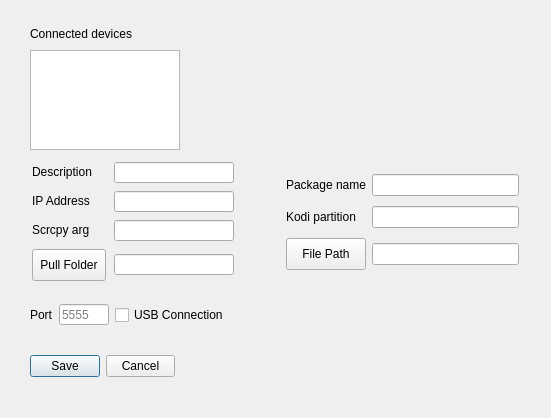
<?xml version="1.0" encoding="UTF-8"?>
<ui version="4.0">
 <class>preferencesDialog</class>
 <widget class="QDialog" name="preferencesDialog">
  <property name="geometry">
   <rect>
    <x>0</x>
    <y>0</y>
    <width>551</width>
    <height>418</height>
   </rect>
  </property>
  <property name="windowTitle">
   <string>Device Record</string>
  </property>
  <property name="toolTip">
   <string>Choose Kodi's operating system</string>
  </property>
  <property name="layoutDirection">
   <enum>Qt::LeftToRight</enum>
  </property>
  <widget class="QGroupBox" name="mediaBox">
   <property name="geometry">
    <rect>
     <x>30</x>
     <y>600</y>
     <width>120</width>
     <height>111</height>
    </rect>
   </property>
   <property name="title">
    <string>Media Center</string>
   </property>
   <widget class="QRadioButton" name="kodiButton">
    <property name="geometry">
     <rect>
      <x>10</x>
      <y>30</y>
      <width>53</width>
      <height>20</height>
     </rect>
    </property>
    <property name="toolTip">
     <string>&lt;html&gt;&lt;head/&gt;&lt;body&gt;&lt;p&gt;Kodi media center&lt;/p&gt;&lt;/body&gt;&lt;/html&gt;</string>
    </property>
    <property name="text">
     <string>Kodi</string>
    </property>
    <property name="checked">
     <bool>true</bool>
    </property>
   </widget>
   <widget class="QRadioButton" name="spmcButton">
    <property name="geometry">
     <rect>
      <x>10</x>
      <y>49</y>
      <width>62</width>
      <height>20</height>
     </rect>
    </property>
    <property name="toolTip">
     <string>&lt;html&gt;&lt;head/&gt;&lt;body&gt;&lt;p&gt;SPMC media center&lt;/p&gt;&lt;/body&gt;&lt;/html&gt;</string>
    </property>
    <property name="text">
     <string>SPMC</string>
    </property>
   </widget>
   <widget class="QRadioButton" name="otherButton">
    <property name="geometry">
     <rect>
      <x>10</x>
      <y>68</y>
      <width>60</width>
      <height>20</height>
     </rect>
    </property>
    <property name="toolTip">
     <string>&lt;html&gt;&lt;head/&gt;&lt;body&gt;&lt;p&gt;Fill in file path and package name&lt;/p&gt;&lt;/body&gt;&lt;/html&gt;</string>
    </property>
    <property name="text">
     <string>Other</string>
    </property>
   </widget>
  </widget>
  <widget class="QCheckBox" name="scoped">
   <property name="enabled">
    <bool>true</bool>
   </property>
   <property name="geometry">
    <rect>
     <x>170</x>
     <y>610</y>
     <width>97</width>
     <height>20</height>
    </rect>
   </property>
   <property name="toolTip">
    <string>&lt;html&gt;&lt;head/&gt;&lt;body&gt;&lt;p&gt;Android 11 and later typically use scoped storage. Check this to override scoped storage if your Android 11 (or greater)device does not implement it.&lt;/p&gt;&lt;/body&gt;&lt;/html&gt;</string>
   </property>
   <property name="text">
    <string>SS Override</string>
   </property>
  </widget>
  <widget class="QLabel" name="versionLabel">
   <property name="geometry">
    <rect>
     <x>180</x>
     <y>690</y>
     <width>142</width>
     <height>20</height>
    </rect>
   </property>
   <property name="text">
    <string>adblink version: 9999</string>
   </property>
  </widget>
  <widget class="QCheckBox" name="wsa">
   <property name="enabled">
    <bool>true</bool>
   </property>
   <property name="geometry">
    <rect>
     <x>190</x>
     <y>640</y>
     <width>56</width>
     <height>24</height>
    </rect>
   </property>
   <property name="toolTip">
    <string>&lt;html&gt;&lt;head/&gt;&lt;body&gt;&lt;p&gt;Windows Subsystem for Android: changes IP to 127.0.0.1 and port to &lt;span style=&quot; color:#008000;&quot;&gt;58526&lt;/span&gt;&lt;/p&gt;&lt;/body&gt;&lt;/html&gt;</string>
   </property>
   <property name="text">
    <string>WSA</string>
   </property>
  </widget>
  <widget class="QWidget" name="preferencesdialog_layoutWidget">
   <property name="geometry">
    <rect>
     <x>30</x>
     <y>350</y>
     <width>145</width>
     <height>32</height>
    </rect>
   </property>
   <layout class="QHBoxLayout" name="horizontalLayout_11">
    <item>
     <widget class="QPushButton" name="saveButton">
      <property name="toolTip">
       <string>&lt;html&gt;&lt;head/&gt;&lt;body&gt;&lt;p&gt;Save data to database&lt;/p&gt;&lt;/body&gt;&lt;/html&gt;</string>
      </property>
      <property name="text">
       <string>Save</string>
      </property>
     </widget>
    </item>
    <item>
     <widget class="QPushButton" name="cancelButton">
      <property name="toolTip">
       <string>&lt;html&gt;&lt;head/&gt;&lt;body&gt;&lt;p&gt;Close rhis dialog&lt;/p&gt;&lt;/body&gt;&lt;/html&gt;</string>
      </property>
      <property name="text">
       <string>Cancel</string>
      </property>
     </widget>
    </item>
   </layout>
  </widget>
  <widget class="QWidget" name="preferencesdialog_layoutWidget_6">
   <property name="geometry">
    <rect>
     <x>286</x>
     <y>164</y>
     <width>233</width>
     <height>117</height>
    </rect>
   </property>
   <layout class="QGridLayout" name="gridLayout">
    <property name="horizontalSpacing">
     <number>5</number>
    </property>
    <property name="verticalSpacing">
     <number>0</number>
    </property>
    <item row="0" column="1">
     <widget class="QLineEdit" name="packagename">
      <property name="toolTip">
       <string>&lt;html&gt;&lt;head/&gt;&lt;body&gt;&lt;p&gt;Package name for your Media Center  software&lt;/p&gt;&lt;/body&gt;&lt;/html&gt;</string>
      </property>
     </widget>
    </item>
    <item row="1" column="1">
     <widget class="QLineEdit" name="data_root"/>
    </item>
    <item row="0" column="0">
     <widget class="QLabel" name="kodi2">
      <property name="text">
       <string>Package name</string>
      </property>
     </widget>
    </item>
    <item row="1" column="0">
     <widget class="QLabel" name="kodi3">
      <property name="text">
       <string>Kodi partition</string>
      </property>
     </widget>
    </item>
    <item row="2" column="1">
     <widget class="QLineEdit" name="filepath">
      <property name="toolTip">
       <string>&lt;html&gt;&lt;head/&gt;&lt;body&gt;&lt;p&gt;Enter the file path for your Media Center.  This is combined with Package Name, e.g.  org.xbmc.kodi/files/.kodi&lt;/p&gt;&lt;/body&gt;&lt;/html&gt;</string>
      </property>
     </widget>
    </item>
    <item row="2" column="0">
     <widget class="QPushButton" name="filepathButton">
      <property name="sizePolicy">
       <sizepolicy hsizetype="Fixed" vsizetype="Fixed">
        <horstretch>0</horstretch>
        <verstretch>0</verstretch>
       </sizepolicy>
      </property>
      <property name="minimumSize">
       <size>
        <width>80</width>
        <height>32</height>
       </size>
      </property>
      <property name="maximumSize">
       <size>
        <width>80</width>
        <height>32</height>
       </size>
      </property>
      <property name="text">
       <string>File Path</string>
      </property>
     </widget>
    </item>
   </layout>
  </widget>
  <widget class="QComboBox" name="ostypeBox">
   <property name="geometry">
    <rect>
     <x>50</x>
     <y>510</y>
     <width>100</width>
     <height>20</height>
    </rect>
   </property>
   <property name="sizePolicy">
    <sizepolicy hsizetype="Expanding" vsizetype="Fixed">
     <horstretch>0</horstretch>
     <verstretch>0</verstretch>
    </sizepolicy>
   </property>
   <property name="minimumSize">
    <size>
     <width>100</width>
     <height>20</height>
    </size>
   </property>
   <property name="maximumSize">
    <size>
     <width>100</width>
     <height>20</height>
    </size>
   </property>
   <property name="toolTip">
    <string extracomment="Choose Kodi's operating system"/>
   </property>
   <item>
    <property name="text">
     <string>Android</string>
    </property>
   </item>
   <item>
    <property name="text">
     <string>Windows</string>
    </property>
   </item>
   <item>
    <property name="text">
     <string>macOS</string>
    </property>
   </item>
   <item>
    <property name="text">
     <string>Linux</string>
    </property>
   </item>
  </widget>
  <widget class="QListWidget" name="listkodirootBox">
   <property name="geometry">
    <rect>
     <x>350</x>
     <y>610</y>
     <width>150</width>
     <height>100</height>
    </rect>
   </property>
   <property name="sizePolicy">
    <sizepolicy hsizetype="Fixed" vsizetype="Fixed">
     <horstretch>0</horstretch>
     <verstretch>0</verstretch>
    </sizepolicy>
   </property>
   <property name="minimumSize">
    <size>
     <width>150</width>
     <height>100</height>
    </size>
   </property>
   <property name="maximumSize">
    <size>
     <width>150</width>
     <height>100</height>
    </size>
   </property>
  </widget>
  <widget class="QLabel" name="label_5">
   <property name="geometry">
    <rect>
     <x>30</x>
     <y>26</y>
     <width>115</width>
     <height>16</height>
    </rect>
   </property>
   <property name="text">
    <string>Connected devices</string>
   </property>
  </widget>
  <widget class="QListWidget" name="listDevicesp">
   <property name="geometry">
    <rect>
     <x>30</x>
     <y>50</y>
     <width>150</width>
     <height>100</height>
    </rect>
   </property>
   <property name="minimumSize">
    <size>
     <width>150</width>
     <height>100</height>
    </size>
   </property>
   <property name="maximumSize">
    <size>
     <width>150</width>
     <height>100</height>
    </size>
   </property>
   <property name="toolTip">
    <string>&lt;html&gt;&lt;head/&gt;&lt;body&gt;&lt;p&gt;Double-click to copy value to address field&lt;/p&gt;&lt;/body&gt;&lt;/html&gt;</string>
   </property>
  </widget>
  <widget class="QCheckBox" name="disableroot">
   <property name="enabled">
    <bool>true</bool>
   </property>
   <property name="geometry">
    <rect>
     <x>20</x>
     <y>550</y>
     <width>97</width>
     <height>20</height>
    </rect>
   </property>
   <property name="toolTip">
    <string>&lt;html&gt;&lt;head/&gt;&lt;body&gt;&lt;p&gt;Disable root for misbehaving su installations&lt;/p&gt;&lt;/body&gt;&lt;/html&gt;</string>
   </property>
   <property name="text">
    <string>Disable root</string>
   </property>
  </widget>
  <widget class="QWidget" name="layoutWidget">
   <property name="geometry">
    <rect>
     <x>30</x>
     <y>300</y>
     <width>221</width>
     <height>30</height>
    </rect>
   </property>
   <layout class="QHBoxLayout" name="horizontalLayout">
    <item>
     <layout class="QHBoxLayout" name="horizontalLayout_3">
      <item>
       <widget class="QLabel" name="label_6">
        <property name="sizePolicy">
         <sizepolicy hsizetype="Fixed" vsizetype="Preferred">
          <horstretch>0</horstretch>
          <verstretch>0</verstretch>
         </sizepolicy>
        </property>
        <property name="text">
         <string>Port</string>
        </property>
       </widget>
      </item>
      <item>
       <widget class="QLineEdit" name="port">
        <property name="sizePolicy">
         <sizepolicy hsizetype="Fixed" vsizetype="Fixed">
          <horstretch>0</horstretch>
          <verstretch>0</verstretch>
         </sizepolicy>
        </property>
        <property name="minimumSize">
         <size>
          <width>50</width>
          <height>21</height>
         </size>
        </property>
        <property name="maximumSize">
         <size>
          <width>50</width>
          <height>21</height>
         </size>
        </property>
        <property name="toolTip">
         <string>&lt;html&gt;&lt;head/&gt;&lt;body&gt;&lt;p&gt;Port for IP connections. Defaults to 5555&lt;/p&gt;&lt;/body&gt;&lt;/html&gt;</string>
        </property>
        <property name="placeholderText">
         <string>5555</string>
        </property>
       </widget>
      </item>
     </layout>
    </item>
    <item>
     <widget class="QCheckBox" name="isusb">
      <property name="enabled">
       <bool>true</bool>
      </property>
      <property name="toolTip">
       <string>&lt;html&gt;&lt;head/&gt;&lt;body&gt;&lt;p&gt;Check this box for USB connections&lt;/p&gt;&lt;/body&gt;&lt;/html&gt;</string>
      </property>
      <property name="text">
       <string>USB Connection</string>
      </property>
     </widget>
    </item>
   </layout>
  </widget>
  <widget class="QWidget" name="layoutWidget">
   <property name="geometry">
    <rect>
     <x>30</x>
     <y>160</y>
     <width>206</width>
     <height>123</height>
    </rect>
   </property>
   <layout class="QGridLayout" name="gridLayout_2">
    <item row="0" column="0">
     <widget class="QLabel" name="devlab">
      <property name="sizePolicy">
       <sizepolicy hsizetype="Fixed" vsizetype="Fixed">
        <horstretch>0</horstretch>
        <verstretch>0</verstretch>
       </sizepolicy>
      </property>
      <property name="minimumSize">
       <size>
        <width>74</width>
        <height>12</height>
       </size>
      </property>
      <property name="maximumSize">
       <size>
        <width>74</width>
        <height>16</height>
       </size>
      </property>
      <property name="text">
       <string>Description</string>
      </property>
     </widget>
    </item>
    <item row="0" column="1">
     <widget class="QLineEdit" name="description">
      <property name="minimumSize">
       <size>
        <width>120</width>
        <height>21</height>
       </size>
      </property>
      <property name="maximumSize">
       <size>
        <width>120</width>
        <height>21</height>
       </size>
      </property>
      <property name="toolTip">
       <string>&lt;html&gt;&lt;head/&gt;&lt;body&gt;&lt;p&gt;Enter a general description for your device. &lt;/p&gt;&lt;p&gt;&lt;br/&gt;&lt;/p&gt;&lt;/body&gt;&lt;/html&gt;</string>
      </property>
     </widget>
    </item>
    <item row="1" column="0">
     <widget class="QLabel" name="label_11">
      <property name="sizePolicy">
       <sizepolicy hsizetype="Fixed" vsizetype="Fixed">
        <horstretch>0</horstretch>
        <verstretch>0</verstretch>
       </sizepolicy>
      </property>
      <property name="minimumSize">
       <size>
        <width>74</width>
        <height>16</height>
       </size>
      </property>
      <property name="maximumSize">
       <size>
        <width>74</width>
        <height>16</height>
       </size>
      </property>
      <property name="toolTip">
       <string>&lt;html&gt;&lt;head/&gt;&lt;body&gt;&lt;p&gt;Enter or Paste IP or USB Address&lt;/p&gt;&lt;/body&gt;&lt;/html&gt;</string>
      </property>
      <property name="text">
       <string>IP Address</string>
      </property>
     </widget>
    </item>
    <item row="1" column="1">
     <widget class="QLineEdit" name="daddr">
      <property name="minimumSize">
       <size>
        <width>120</width>
        <height>21</height>
       </size>
      </property>
      <property name="maximumSize">
       <size>
        <width>120</width>
        <height>21</height>
       </size>
      </property>
      <property name="toolTip">
       <string>&lt;html&gt;&lt;head/&gt;&lt;body&gt;&lt;p&gt;Enter the serial number or IP address for your device. You may also enter a device name if you have one set up with your router.&lt;/p&gt;&lt;/body&gt;&lt;/html&gt;</string>
      </property>
     </widget>
    </item>
    <item row="2" column="0">
     <widget class="QLabel" name="label_12">
      <property name="sizePolicy">
       <sizepolicy hsizetype="Fixed" vsizetype="Fixed">
        <horstretch>0</horstretch>
        <verstretch>0</verstretch>
       </sizepolicy>
      </property>
      <property name="minimumSize">
       <size>
        <width>74</width>
        <height>16</height>
       </size>
      </property>
      <property name="maximumSize">
       <size>
        <width>74</width>
        <height>16</height>
       </size>
      </property>
      <property name="toolTip">
       <string>&lt;html&gt;&lt;head/&gt;&lt;body&gt;&lt;p&gt;Enter or Paste IP or USB Address&lt;/p&gt;&lt;/body&gt;&lt;/html&gt;</string>
      </property>
      <property name="text">
       <string>Scrcpy arg</string>
      </property>
     </widget>
    </item>
    <item row="2" column="1">
     <widget class="QLineEdit" name="scrcpy">
      <property name="minimumSize">
       <size>
        <width>120</width>
        <height>21</height>
       </size>
      </property>
      <property name="maximumSize">
       <size>
        <width>120</width>
        <height>21</height>
       </size>
      </property>
      <property name="toolTip">
       <string>Scrcpy argument for this device: e.g. --record c:\file.mp4</string>
      </property>
     </widget>
    </item>
    <item row="3" column="0">
     <widget class="QPushButton" name="pfolderButton">
      <property name="sizePolicy">
       <sizepolicy hsizetype="Minimum" vsizetype="Fixed">
        <horstretch>0</horstretch>
        <verstretch>0</verstretch>
       </sizepolicy>
      </property>
      <property name="minimumSize">
       <size>
        <width>74</width>
        <height>32</height>
       </size>
      </property>
      <property name="maximumSize">
       <size>
        <width>74</width>
        <height>32</height>
       </size>
      </property>
      <property name="toolTip">
       <string>&lt;html&gt;&lt;head/&gt;&lt;body&gt;&lt;p&gt;Override global folder for pulled files&lt;/p&gt;&lt;/body&gt;&lt;/html&gt;</string>
      </property>
      <property name="text">
       <string>Pull Folder</string>
      </property>
     </widget>
    </item>
    <item row="3" column="1">
     <widget class="QLineEdit" name="pulldir">
      <property name="minimumSize">
       <size>
        <width>120</width>
        <height>21</height>
       </size>
      </property>
      <property name="maximumSize">
       <size>
        <width>120</width>
        <height>21</height>
       </size>
      </property>
      <property name="toolTip">
       <string>Pulled files are put in this folder</string>
      </property>
     </widget>
    </item>
   </layout>
  </widget>
 </widget>
 <tabstops>
  <tabstop>description</tabstop>
  <tabstop>daddr</tabstop>
  <tabstop>pulldir</tabstop>
  <tabstop>isusb</tabstop>
  <tabstop>saveButton</tabstop>
  <tabstop>cancelButton</tabstop>
  <tabstop>pfolderButton</tabstop>
  <tabstop>spmcButton</tabstop>
  <tabstop>kodiButton</tabstop>
  <tabstop>otherButton</tabstop>
 </tabstops>
 <resources/>
 <connections>
  <connection>
   <sender>cancelButton</sender>
   <signal>clicked()</signal>
   <receiver>preferencesDialog</receiver>
   <slot>reject()</slot>
   <hints>
    <hint type="sourcelabel">
     <x>231</x>
     <y>99</y>
    </hint>
    <hint type="destinationlabel">
     <x>229</x>
     <y>119</y>
    </hint>
   </hints>
  </connection>
 </connections>
</ui>
